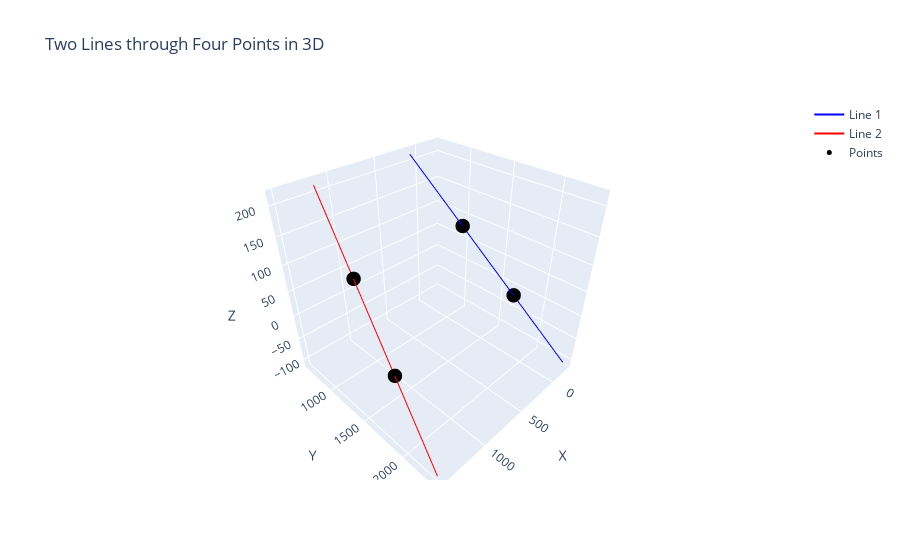
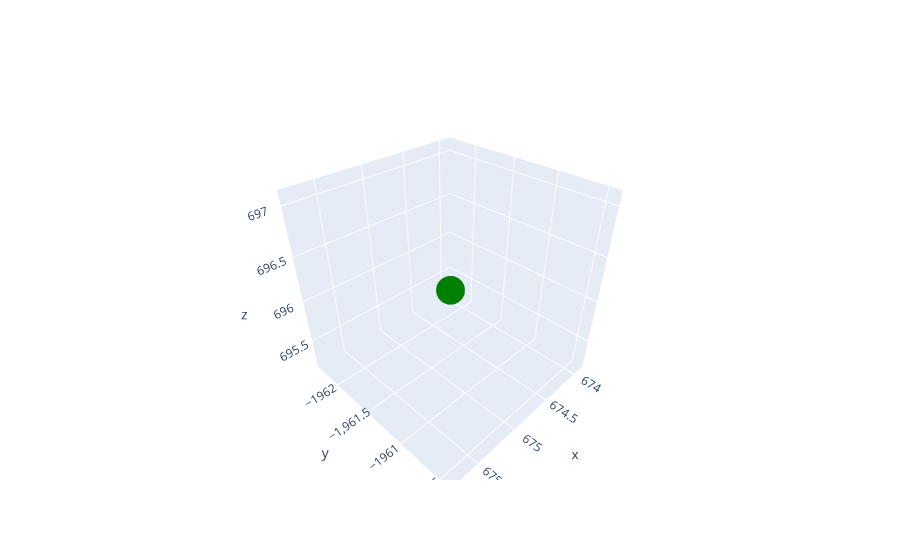

Source (notebook cell) for these figures, in order:
### Code cell
import plotly.offline as pyo

E_g = E_transformed
F_g = F_transformed
E_g[2]= 0
F_g[2]= 0
# line_E = np.cross(E_top, E_transformed)
# line_F = np.cross(F_top, F_transformed)

# line_E /= line_E[2]
# line_F /= line_F[2]
# line_E, line_F
def plot_two_lines_3d_plotly(p1, p2, p3, p4):
    # Extracting coordinates for line 1
    x1, y1, z1 = p1
    x2, y2, z2 = p2
    
    # Direction vector for line 1
    d1 = np.array([x2 - x1, y2 - y1, z2 - z1])
    
    # Parametric values for line 1
    t1 = np.linspace(-1, 2, 100)
    
    # Line 1 points
    x_line1 = x1 + t1 * d1[0]
    y_line1 = y1 + t1 * d1[1]
    z_line1 = z1 + t1 * d1[2]
    
    # Extracting coordinates for line 2
    x3, y3, z3 = p3
    x4, y4, z4 = p4
    
    # Direction vector for line 2
    d2 = np.array([x4 - x3, y4 - y3, z4 - z3])
    
    # Parametric values for line 2
    t2 = np.linspace(-1, 2, 100)
    
    # Line 2 points
    x_line2 = x3 + t2 * d2[0]
    y_line2 = y3 + t2 * d2[1]
    z_line2 = z3 + t2 * d2[2]
    
    # Create trace for line 1
    line_trace1 = go.Scatter3d(
        x=x_line1,
        y=y_line1,
        z=z_line1,
        mode='lines',
        name='Line 1',
        line=dict(color='blue', width=2)
    )
    
    # Create trace for line 2
    line_trace2 = go.Scatter3d(
        x=x_line2,
        y=y_line2,
        z=z_line2,
        mode='lines',
        name='Line 2',
        line=dict(color='red', width=2)
    )
    
    # Create trace for points
    points_trace = go.Scatter3d(
        x=[x1, x2, x3, x4],
        y=[y1, y2, y3, y4],
        z=[z1, z2, z3, z4],
        mode='markers',
        name='Points',
        marker=dict(color='black', size=5)
    )
    
    # Layout
    layout = go.Layout(
        title='Two Lines through Four Points in 3D',
        scene=dict(
            xaxis_title='X',
            yaxis_title='Y',
            zaxis_title='Z'
        )
    )
    
    # Create the figure
    fig = go.Figure(data=[line_trace1, line_trace2, points_trace], layout=layout)
    
    # Plot the figure
    pyo.iplot(fig)
    
def find_intersection_point(p1, p2, p3, p4):
    # Extracting coordinates for line 1
    x1, y1, z1 = p1
    x2, y2, z2 = p2
    
    # Direction vector for line 1
    d1 = np.array([x2 - x1, y2 - y1, z2 - z1])
    
    # Parametric values for line 1
    t1 = np.linspace(-1, 2, 100)
    
    # Line 1 points
    x_line1 = x1 + t1 * d1[0]
    y_line1 = y1 + t1 * d1[1]
    z_line1 = z1 + t1 * d1[2]
    
    # Extracting coordinates for line 2
    x3, y3, z3 = p3
    x4, y4, z4 = p4
    
    # Direction vector for line 2
    d2 = np.array([x4 - x3, y4 - y3, z4 - z3])
    
    # Parametric values for line 2
    t2 = np.linspace(-1, 2, 100)
    
    # Line 2 points
    x_line2 = x3 + t2 * d2[0]
    y_line2 = y3 + t2 * d2[1]
    z_line2 = z3 + t2 * d2[2]
    
    # Solve for the intersection point
    A = np.array([
        [d1[0], -d2[0]],
        [d1[1], -d2[1]],
        [d1[2], -d2[2]]
    ])
    B = np.array([x3 - x1, y3 - y1, z3 - z1])
    t = np.linalg.lstsq(A, B, rcond=None)[0]
    
    # Calculate intersection point coordinates
    intersection_x = x1 + t[0] * d1[0]
    intersection_y = y1 + t[0] * d1[1]
    intersection_z = z1 + t[0] * d1[2]
    
    return intersection_x, intersection_y, intersection_z

# Function to plot the intersection point of two lines in 3D space using Plotly
def plot_intersection_point_3d_plotly(p1, p2, p3, p4):
    # Find intersection point
    intersection_point = find_intersection_point(p1, p2, p3, p4)
    
    # Create trace for intersection point
    intersection_trace = go.Scatter3d(
        x=[intersection_point[0]],
        y=[intersection_point[1]],
        z=[intersection_point[2]],
        mode='markers',
        name='Intersection Point',
        marker=dict(color='green', size=10)
    )
    
    # Plot two lines and points
    plot_two_lines_3d_plotly(p1, p2, p3, p4)
    
    # Add intersection point to the plot
    fig = pyo.iplot([intersection_trace], filename='intersection_point')
    
    return intersection_point

# Example usage
p1 = E_g
p2 = E_top
p3= F_g
p4= F_top
intersection_point = plot_intersection_point_3d_plotly(p1, p2, p3, p4)
print("Intersection Point:", intersection_point)

### Figure 1 — Plotly figure (JSON) as saved in the notebook; plotly's stock layout.template omitted (floating-point values rounded to 4 significant figures)
{"data": [{"line": {"color": "blue", "width": 2}, "mode": "lines", "name": "Line 1", "type": "scatter3d", "x": [-245.1, -241.4, -237.7, -234.0, -230.3, -226.6, -222.8, -219.1, -215.4, -211.7, -208.0, -204.3, -200.6, -196.8, -193.1, -189.4, -185.7, -182.0, -178.3, -174.6, -170.8, -167.1, -163.4, -159.7, -156.0, -152.3, -148.6, -144.8, -141.1, -137.4, -133.7, -130.0, -126.3, -122.6, -118.9, -115.1, -111.4, -107.7, -104.0, -100.3, -96.57, -92.85, -89.14, -85.42, -81.71, -78.0, -74.28, -70.57, -66.85, -63.14, -59.43, -55.71, -52.0, -48.28, -44.57, -40.85, -37.14, -33.43, -29.71, -26.0, -22.28, -18.57, -14.86, -11.14, -7.428, -3.714, 0, 3.714, 7.428, 11.14, 14.86, 18.57, 22.28, 26.0, 29.71, 33.43, 37.14, 40.85, 44.57, 48.28, 52.0, 55.71, 59.43, 63.14, 66.85, 70.57, 74.28, 78.0, 81.71, 85.42, 89.14, 92.85, 96.57, 100.3, 104.0, 107.7, 111.4, 115.1, 118.9, 122.6], "y": [2332.0, 2315.0, 2297.0, 2280.0, 2263.0, 2245.0, 2228.0, 2211.0, 2193.0, 2176.0, 2159.0, 2141.0, 2124.0, 2107.0, 2089.0, 2072.0, 2055.0, 2037.0, 2020.0, 2003.0, 1985.0, 1968.0, 1951.0, 1933.0, 1916.0, 1899.0, 1881.0, 1864.0, 1847.0, 1829.0, 1812.0, 1795.0, 1777.0, 1760.0, 1743.0, 1725.0, 1708.0, 1691.0, 1673.0, 1656.0, 1639.0, 1621.0, 1604.0, 1587.0, 1569.0, 1552.0, 1535.0, 1517.0, 1500.0, 1483.0, 1465.0, 1448.0, 1431.0, 1413.0, 1396.0, 1379.0, 1361.0, 1344.0, 1327.0, 1309.0, 1292.0, 1275.0, 1257.0, 1240.0, 1223.0, 1205.0, 1188, 1171.0, 1153.0, 1136.0, 1119.0, 1101.0, 1084.0, 1067.0, 1049.0, 1032.0, 1015.0, 997.3, 980.0, 962.7, 945.3, 928.0, 910.7, 893.3, 876.0, 858.7, 841.3, 824.0, 806.7, 789.3, 772.0, 754.7, 737.3, 720.0, 702.7, 685.3, 668.0, 650.7, 633.3, 616.0], "z": [-107, -103.8, -100.5, -97.27, -94.03, -90.79, -87.55, -84.3, -81.06, -77.82, -74.58, -71.33, -68.09, -64.85, -61.61, -58.36, -55.12, -51.88, -48.64, -45.39, -42.15, -38.91, -35.67, -32.42, -29.18, -25.94, -22.7, -19.45, -16.21, -12.97, -9.727, -6.485, -3.242, 0, 3.242, 6.485, 9.727, 12.97, 16.21, 19.45, 22.7, 25.94, 29.18, 32.42, 35.67, 38.91, 42.15, 45.39, 48.64, 51.88, 55.12, 58.36, 61.61, 64.85, 68.09, 71.33, 74.58, 77.82, 81.06, 84.3, 87.55, 90.79, 94.03, 97.27, 100.5, 103.8, 107, 110.2, 113.5, 116.7, 120.0, 123.2, 126.5, 129.7, 132.9, 136.2, 139.4, 142.7, 145.9, 149.2, 152.4, 155.6, 158.9, 162.1, 165.4, 168.6, 171.8, 175.1, 178.3, 181.6, 184.8, 188.1, 191.3, 194.5, 197.8, 201.0, 204.3, 207.5, 210.8, 214]}, {"line": {"color": "red", "width": 2}, "mode": "lines", "name": "Line 2", "type": "scatter3d", "x": [1498.0, 1495.0, 1492.0, 1488.0, 1485.0, 1482.0, 1479.0, 1475.0, 1472.0, 1469.0, 1465.0, 1462.0, 1459.0, 1455.0, 1452.0, 1449.0, 1445.0, 1442.0, 1439.0, 1435.0, 1432.0, 1429.0, 1425.0, 1422.0, 1419.0, 1415.0, 1412.0, 1409.0, 1405.0, 1402.0, 1399.0, 1395.0, 1392.0, 1389.0, 1385.0, 1382.0, 1379.0, 1375.0, 1372.0, 1369.0, 1365.0, 1362.0, 1359.0, 1355.0, 1352.0, 1349.0, 1346.0, 1342.0, 1339.0, 1336.0, 1332.0, 1329.0, 1326.0, 1322.0, 1319.0, 1316.0, 1312.0, 1309.0, 1306.0, 1302.0, 1299.0, 1296.0, 1292.0, 1289.0, 1286.0, 1282.0, 1279, 1276.0, 1272.0, 1269.0, 1266.0, 1262.0, 1259.0, 1256.0, 1252.0, 1249.0, 1246.0, 1242.0, 1239.0, 1236.0, 1232.0, 1229.0, 1226.0, 1222.0, 1219.0, 1216.0, 1212.0, 1209.0, 1206.0, 1203.0, 1199.0, 1196.0, 1193.0, 1189.0, 1186.0, 1183.0, 1179.0, 1176.0, 1173.0, 1169.0], "y": [2332.0, 2315.0, 2297.0, 2280.0, 2263.0, 2245.0, 2228.0, 2211.0, 2193.0, 2176.0, 2159.0, 2141.0, 2124.0, 2107.0, 2089.0, 2072.0, 2055.0, 2037.0, 2020.0, 2003.0, 1985.0, 1968.0, 1951.0, 1933.0, 1916.0, 1899.0, 1881.0, 1864.0, 1847.0, 1829.0, 1812.0, 1795.0, 1777.0, 1760.0, 1743.0, 1725.0, 1708.0, 1691.0, 1673.0, 1656.0, 1639.0, 1621.0, 1604.0, 1587.0, 1569.0, 1552.0, 1535.0, 1517.0, 1500.0, 1483.0, 1465.0, 1448.0, 1431.0, 1413.0, 1396.0, 1379.0, 1361.0, 1344.0, 1327.0, 1309.0, 1292.0, 1275.0, 1257.0, 1240.0, 1223.0, 1205.0, 1188, 1171.0, 1153.0, 1136.0, 1119.0, 1101.0, 1084.0, 1067.0, 1049.0, 1032.0, 1015.0, 997.3, 980.0, 962.7, 945.3, 928.0, 910.7, 893.3, 876.0, 858.7, 841.3, 824.0, 806.7, 789.3, 772.0, 754.7, 737.3, 720.0, 702.7, 685.3, 668.0, 650.7, 633.3, 616.0], "z": [-107, -103.8, -100.5, -97.27, -94.03, -90.79, -87.55, -84.3, -81.06, -77.82, -74.58, -71.33, -68.09, -64.85, -61.61, -58.36, -55.12, -51.88, -48.64, -45.39, -42.15, -38.91, -35.67, -32.42, -29.18, -25.94, -22.7, -19.45, -16.21, -12.97, -9.727, -6.485, -3.242, 0, 3.242, 6.485, 9.727, 12.97, 16.21, 19.45, 22.7, 25.94, 29.18, 32.42, 35.67, 38.91, 42.15, 45.39, 48.64, 51.88, 55.12, 58.36, 61.61, 64.85, 68.09, 71.33, 74.58, 77.82, 81.06, 84.3, 87.55, 90.79, 94.03, 97.27, 100.5, 103.8, 107, 110.2, 113.5, 116.7, 120.0, 123.2, 126.5, 129.7, 132.9, 136.2, 139.4, 142.7, 145.9, 149.2, 152.4, 155.6, 158.9, 162.1, 165.4, 168.6, 171.8, 175.1, 178.3, 181.6, 184.8, 188.1, 191.3, 194.5, 197.8, 201.0, 204.3, 207.5, 210.8, 214]}, {"marker": {"color": "black", "size": 5}, "mode": "markers", "name": "Points", "type": "scatter3d", "x": [-122.6, 0, 1389.0, 1279], "y": [1760.0, 1188, 1760.0, 1188], "z": [0, 107, 0, 107]}], "layout": {"scene": {"xaxis": {"title": {"text": "X"}}, "yaxis": {"title": {"text": "Y"}}, "zaxis": {"title": {"text": "Z"}}}, "title": {"text": "Two Lines through Four Points in 3D"}}}

### Figure 2 — Plotly figure (JSON) as saved in the notebook; plotly's stock layout.template omitted (floating-point values rounded to 4 significant figures)
{"data": [{"marker": {"color": "green", "size": 10}, "mode": "markers", "name": "Intersection Point", "type": "scatter3d", "x": [674.8], "y": [-1961.0], "z": [696.1]}], "layout": {}}
